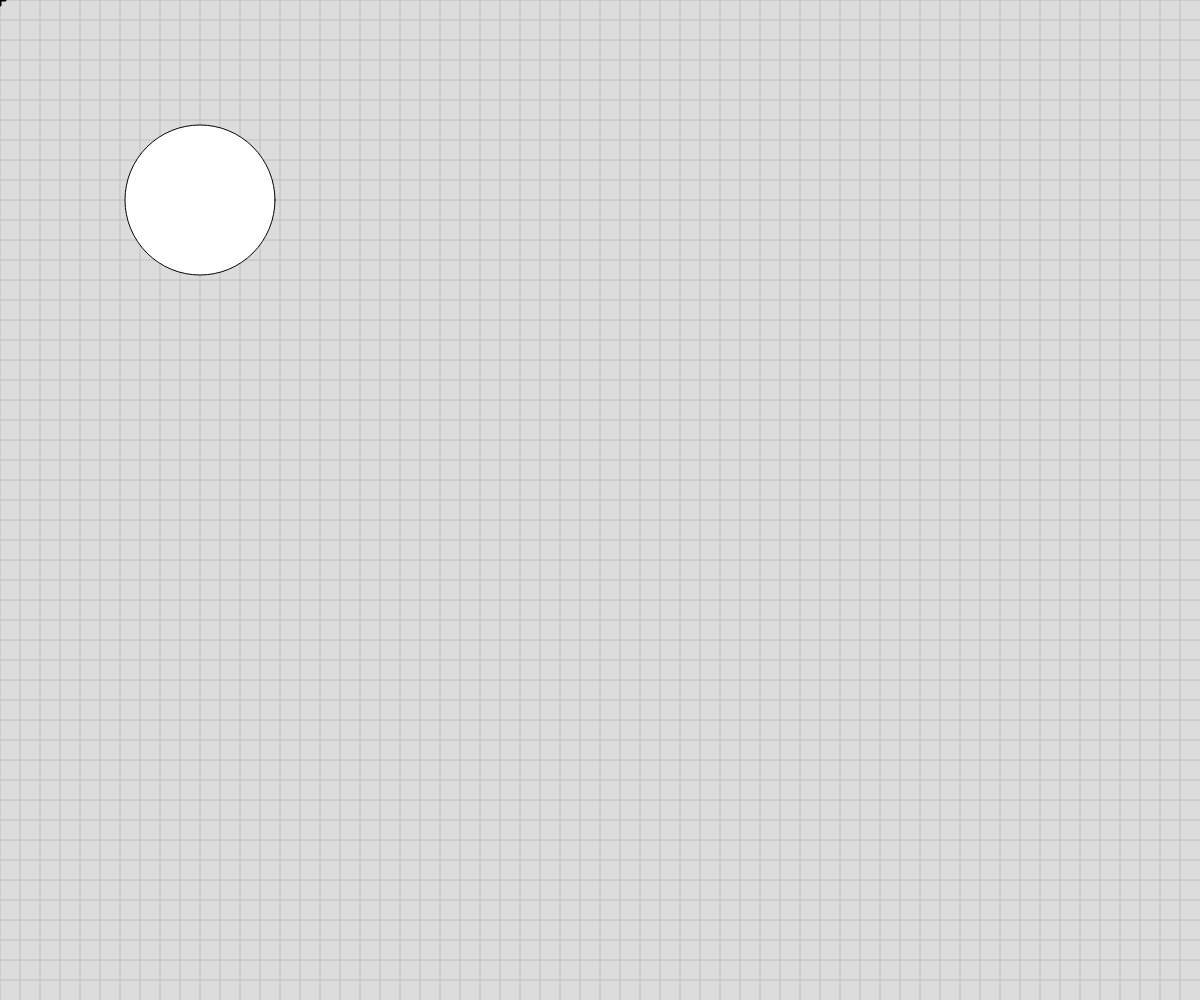
Frame 1 (no input)
Frame 60 (no input): identical to frame 1, image omitted
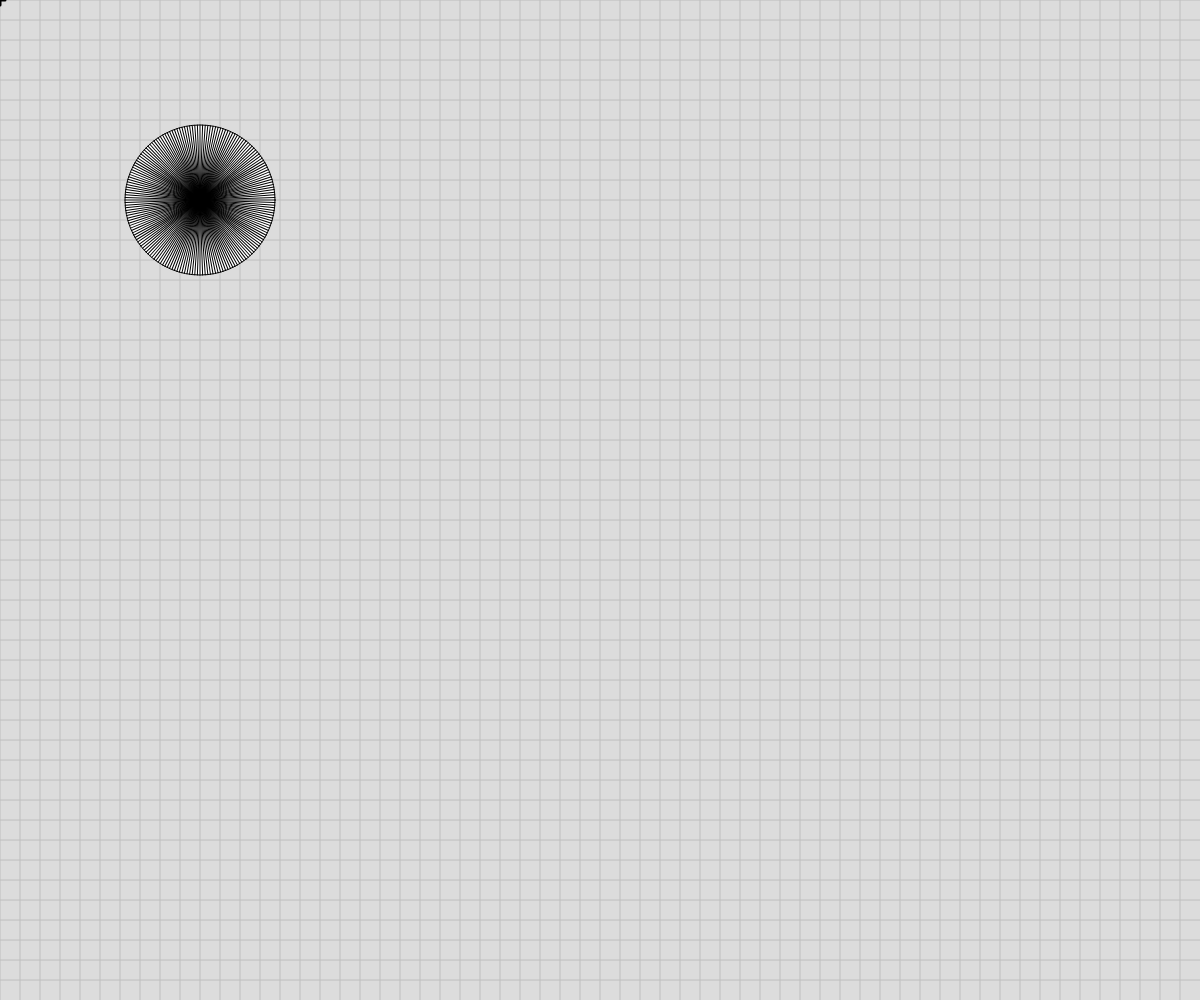
Frame 120 (the mouse pressed at the canvas centre since frame 60)

The p5.js sketch that drew these frames (run headless with seeded random() and noise() and a simulated clock; from frame 60 on, the mouse is pressed at the canvas centre):

// p5.js sketch
// ── sketch.js
// Basic Transformations Sandbox


let originalSpacing = 20;


function setup() {
  createCanvas(windowWidth, windowHeight);
}

function draw() {
  background(220);
  drawBasicGrid(190); //20px per square

  //transformation one: TRANSLATION
  // push(); //makes a copy of current coord system, and uses that as active system
  // translate(120,120); //moves origin to point from (0,0), rather than transforming the shape itself
  // drawBasicGrid(100);
  // rectangleRed(40,20);
  // pop(); //reverts to previous coord system
  // rectangleBlue(40, 40);
  //add push()  pop()

+


  //transformation two: SCALE
  // push();
  // // rectMode(CORNER);
  // // rectangleRed(40, 0);
  
  // // //SCALE FACTORS
  // // //1 - no change  | <1, smaller  | >1, larger |
  // // let scaleFactor = 2.5;
  // // translate(100, 0);
  // // scale(scaleFactor);
  // // drawBasicGrid(100);
  // // rectangleBlue(0, 0);
  // rectMode(CENTER);
  // translate(40, 40);
  // let scaleFactor = map(mouseX, 0, mouseY, 0,4);
  // scale(scaleFactor);
  // drawBasicGrid(150);
  // rectangleRed(40, 40);

  // pop();



  //transformation three: ROTATION
  //reminder: rotations are measured in radians, not degrees! Functions can help with the conversion...
  //can use angleMode(DEGREES) if we want
  angleMode(DEGREES);
  // push()
  // rectangleRed(20, 20);
  // translate(200, 200);
  // drawBasicGrid(100);
  // rotate(frameCount%360);
  // // drawBasicGrid(100);
  // face(0, 0);
  // pop()


  //Combinations of Transformations
  // push();
  // // translate(100, 100);
  // scale(1);
  // rotate(45);
  // face(0, 0);
  // pop();


  //DRAWING CHALLENGE
  push();
  translate(200, 200);
  circle(0, 0, 150);
  rotate(frameCount);
  let numSpokes = map(mouseX, 0, width, 0,360)
  numSpokes = floor(numSpokes);
  for (let i = 0; i < numSpokes; i++) {
    line(0, 0, 75, 0);
    rotate(360/numSpokes);
    print(numSpokes, 360/numSpokes);
  }
  
  

}


function face(x, y) {
  //draw a face at x,y
  push();
  translate(x,y);
  ellipseMode(CENTER);
  fill(200,200,0);
  stroke(0);
  ellipse(0,0,80,80);
  fill(90, 140, 30, 220);
  triangle(-20, 20, 20, 20, 0, 30);
  fill(0);
  ellipse(-25,0,10,10);
  ellipse(25,0,10,10);
  strokeWeight(5);
  line(-30,-10,30,-10);
  strokeWeight(1);
  pop();

}

function rectangleRed(x, y) {
  //draw a red rectangle at x,y (sized 50 pixels square) - to visualize what happens to the coordinate system
  //when different basic transformations are applied.
  noStroke();
  fill(255, 0, 0, 150);
  rect(x, y, 50, 50);

}

function rectangleBlue(x, y) {
  //draw a red rectangle at x,y (sized 50 pixels square) - to visualize what happens to the coordinate system
  //when different basic transformations are applied.
  noStroke();
  fill(0, 0, 255, 150);
  rect(x, y, 50, 50);

}

function drawBasicGrid(shade) {
  //draw the normal cartesian Coordinate Grid, in a light color. Spaced at 20 px by default
  stroke(shade);
  for (let x = 0; x < width; x += 20) {
    line(x, 0, x, height);
  }
  for (let y = 0; y < height; y += 20) {
    line(0, y, width, y);
  }

  //Draw "X" at the origin
  strokeWeight(3);
  stroke(0);
  line(-5,0,5,0);
  line(0,5,0,-5);
  strokeWeight(1);
}
